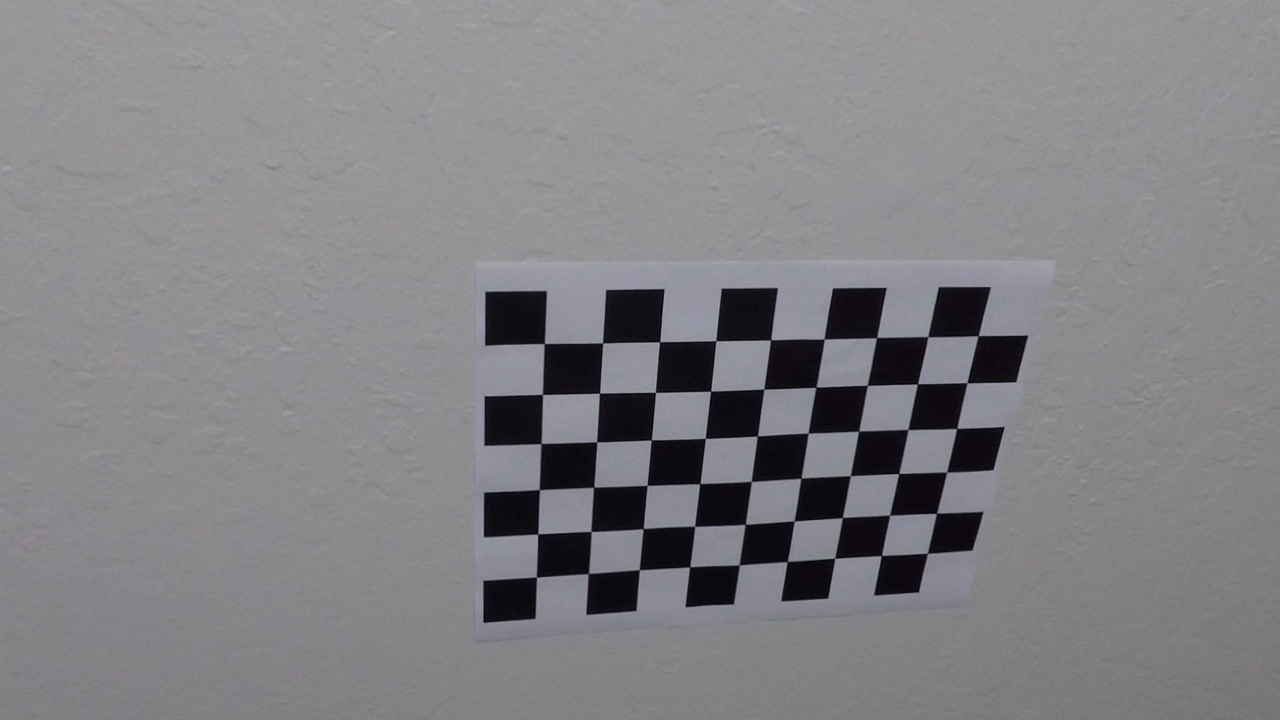
#> input picture camera_cal/test_undst_10.jpg, 1280 x 720 px; its folder holds only this picture in this run
$ python -i perspective_transform.py   (imports and definitions only)   (older library calls are emulated)
#> lines starting #> are read from the running program, lines starting #| are printed output that depends on the picture; after the words box and inside, x2 and y2 are one past the last pixel; in counts of white or black regions, pixels touching at a corner belong together
### reveal_lanes_utils.py
import cv2
import numpy as np
import matplotlib.pyplot as plt
import matplotlib.image as mpimg

#image = mpimg.imread('signs_vehicles_xygrad.png')

def abs_sobel_thresh(img, orient='x', sobel_kernel=3, thresh=None,colormap=None):
    '''Implements Sobel threshold using cv2.Sobel(). Modified from lecture notes
     to include colormap options to use only l or s channel
    '''
    if ( (len(img.shape) > 2 ) and (colormap == None) ) or ((len(img.shape)==2) and colormap):
         print('ERROR: abs_sobel_thresh(): colormap  and  len(img) mismatch ')
         return None
    if colormap == None:
        color_img = img  # function called with colormap already implemented
    elif colormap == 'gray': # use grayscale
        color_img = cv2.cvtColor(img, cv2.COLOR_RGB2GRAY) # use RGB
    elif colormap == 'hLs': # use l channel
        hls = cv2.cvtColor(img,cv2.COLOR_RGB2HLS)
        color_img = hls[:,:,1]  # l channel
    elif colormap == 'hlS':  # use s channel
        hls = cv2.cvtColor(img,cv2.COLOR_RGB2HLS)
        color_img = hls[:,:,2]  #  s channel
    else:
        print('ERROR: abs_sobel_thresh() invalid colormap given')
        return None
    if orient == 'x':
        abs_sobel = np.absolute(cv2.Sobel(color_img, cv2.CV_64F, 1, 0))
    if orient == 'y':
        abs_sobel = np.absolute(cv2.Sobel(color_img, cv2.CV_64F, 0, 1))
    # Rescale back to 8 bit integer
    scaled_sobel = np.uint8(255*abs_sobel/np.max(abs_sobel))
    out = scaled_sobel
    if thresh: # if thresh given return binary mask
        grad_binary = np.zeros_like(scaled_sobel)
        grad_binary[(scaled_sobel >= thresh[0]) & (scaled_sobel <= thresh[1])] = 1
        out = grad_binary
    return out

# [105 lines left out: functions mag_thresh, dir_threshold, plot_subplot_images, not called in this run]

def extract_high_values(img, p=99.9):
    """
    Description:
        Generates a mask returning only very high pixel values for
        that channel. Used for extracting white lane lines. Using red channel
        from RGB seems to work best for that. Modified from post by pkern90 on
        github.
    Imports:
        import numpy as np
        import cv2
    Inputs:
        img = single channel image with pixels in range 0-255
        p = percentile of pixels
    Outputs:
        mask = mask with only pixels in high value range, zero else
    """
    p = int(np.percentile(img, p) - 30)
    mask = cv2.inRange(img, p, 255)
    return mask

def reveal_lanes(img, s_thresh=(170, 255), l_sx_thresh=(15, 255),remove_dark=0):
    '''
    Description:
        Function to enhance the visibility of lanes for further processing
    Imports:
        import cv2
        import numpy as np
    Inputs:
        img = RGB image to be processed
    Output:
        mask = single channel binary mask with enhanced lanes
    '''
    hls = cv2.cvtColor(img, cv2.COLOR_RGB2HLS).astype(np.float) # mpimg.imread
    l_channel = hls[:,:,1]
    s_channel = hls[:,:,2]

    # Sobel x of l channel and threshold
    l_scaled_sx = abs_sobel_thresh(l_channel, orient='x', sobel_kernel=3, thresh=None)
    l_sx_binary = np.zeros_like(l_scaled_sx)
    l_sx_binary[(l_scaled_sx >= l_sx_thresh[0]) & (l_scaled_sx <= l_sx_thresh[1])] = 1

    highlights = extract_high_values(img[:,:,0])
    high_binary = np.zeros_like(highlights)
    high_binary[highlights == 255] = 1

    yellow_binary = extract_yellow(img)  # get binary mask for yellow

    # # Threshold color channel (not used in end)
    # s_binary = np.zeros_like(s_channel)
    # s_binary[(s_channel >= s_thresh[0]) & (s_channel <= s_thresh[1])] = 1
    # # try removing dark  helped some on challenge but also made worse
    if remove_dark:
        dark_mask = extract_dark(img)
        dark_binary = np.zeros_like(dark_mask)
        dark_binary[dark_mask==0] = 1

    combined = np.zeros_like(l_sx_binary)
    #combined[ (l_sx_binary == 1)  | (high_binary == 1) | (yellow_binary == 255) | (s_binary==1)] = 1
    combined[ (l_sx_binary == 1)  | (high_binary == 1) | (yellow_binary == 255) ] = 1
    #combined[ (l_sx_binary == 1)  | (high_binary == 1)  ] = 1
    if remove_dark:
        combined = combined & dark_binary

    return combined


# [89 lines left out: functions reveal_lines_test, extract_color, not called in this run]

def extract_yellow(img,return_mask=1):
    '''
    Imports:
        import cv2
        import numpy as np
    Description:
        Assumes img is RGB read with mpimg.imread() so RGB format
        Finds yellow color in image and returns it and mask
    Inputs:
        img = image in RGB
    '''
    color = cv2.cvtColor(img, cv2.COLOR_RGB2HSV ) # use HSV
    # define range of color in pixels (a,b,c)
    lower = np.array([0,100,100])  # good color range for yellow in HSV
    upper = np.array([50,255,255])
    # Threshold the image to get only desired color range binary
    mask = cv2.inRange(color, lower, upper)  # black and white
    # Bitwise-AND mask and original image
    if return_mask:
        out = mask
    else:
        out = cv2.bitwise_and(img,img, mask= mask) # extracted color
    return out

# [64 lines left out: functions extract_white, extract_dark, plot_pipeline, not called in this run]

### perspective_transform.py
import cv2
import numpy as np
import matplotlib.pyplot as plt
import matplotlib.image as mpimg
import pickle
import glob
from reveal_lanes_utils import *

def get_src_dst():
    '''
    Function to store and returnthard coded values for source and destination
    to be used in perspective transforms.
    '''
    OFFSET = 250
    SRC = np.float32([
        (230, 703),  # 230,703
        (573, 466),  # 574,466
        (709, 466),  # 708,466
        (1080, 703)])  # 1082,703
    DST = np.float32([
        (SRC[0][0] + OFFSET, 720),
        (SRC[0][0] + OFFSET, 0),
        (SRC[-1][0] - OFFSET, 0),
        (SRC[-1][0] - OFFSET, 720)])
    return SRC,DST

def init_perspective_transforms():
    '''
    Function returns both the forward and inverse m values needed for
    cv2.warpPerspective()
    '''
    SRC,DST = get_src_dst()
    M_FORWARD = cv2.getPerspectiveTransform(SRC, DST)
    M_INVERSE = cv2.getPerspectiveTransform(DST, SRC)
    return M_FORWARD, M_INVERSE

##################### Utility functions for debug ##################
def warp_perspective(img,inverse=False):
    if inverse:
        return cv2.warpPerspective(img, init_perspective_transforms()[1], (img.shape[1], img.shape[0]), flags=cv2.INTER_LINEAR)
    else:
        return cv2.warpPerspective(img, init_perspective_transforms()[0], (img.shape[1], img.shape[0]), flags=cv2.INTER_LINEAR)

def process_single_file_image(filename):
#> called with filename = 'camera_cal/test_undst_10.jpg'
    dist_pickle = pickle.load( open('camera_cal/wide_dist_pickle.p','rb'))
#> (reads camera_cal/wide_dist_pickle.p from the repository)
    img = mpimg.imread(filename)
#> img is the input picture: shape (720, 1280, 3); mean R, G, B 130.5, 129.6, 133.4
    undst = cv2.undistort(img, dist_pickle['mtx'],dist_pickle['dist'], None, dist_pickle['mtx'])
    mask = reveal_lanes(undst)
#> in reveal_lanes, `hls = cv2.cvtColor(img, cv2.COLOR_RGB2HLS).astype(np.float)`:
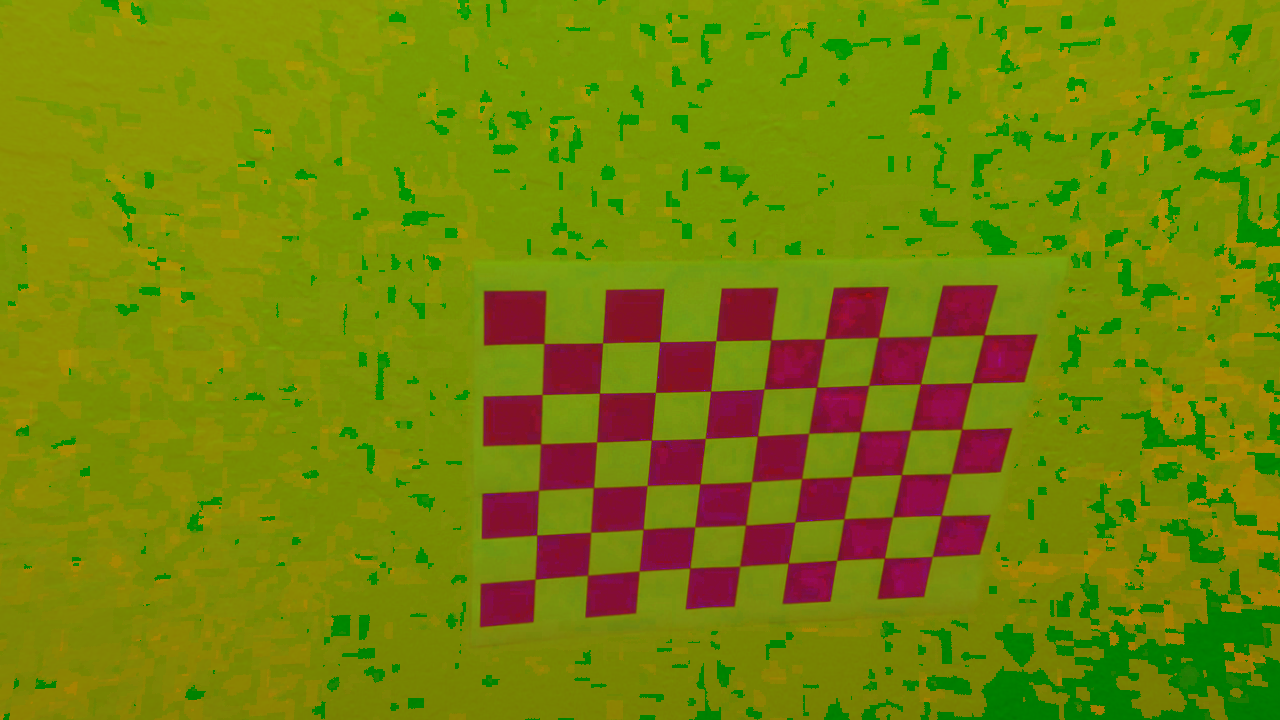
#> hls: shape (720, 1280, 3) float64; mean R, G, B 118.6, 131.6, 8.5
#> in abs_sobel_thresh, `abs_sobel = np.absolute(cv2.Sobel(color_img, cv2.CV_64F, 1, 0))`:
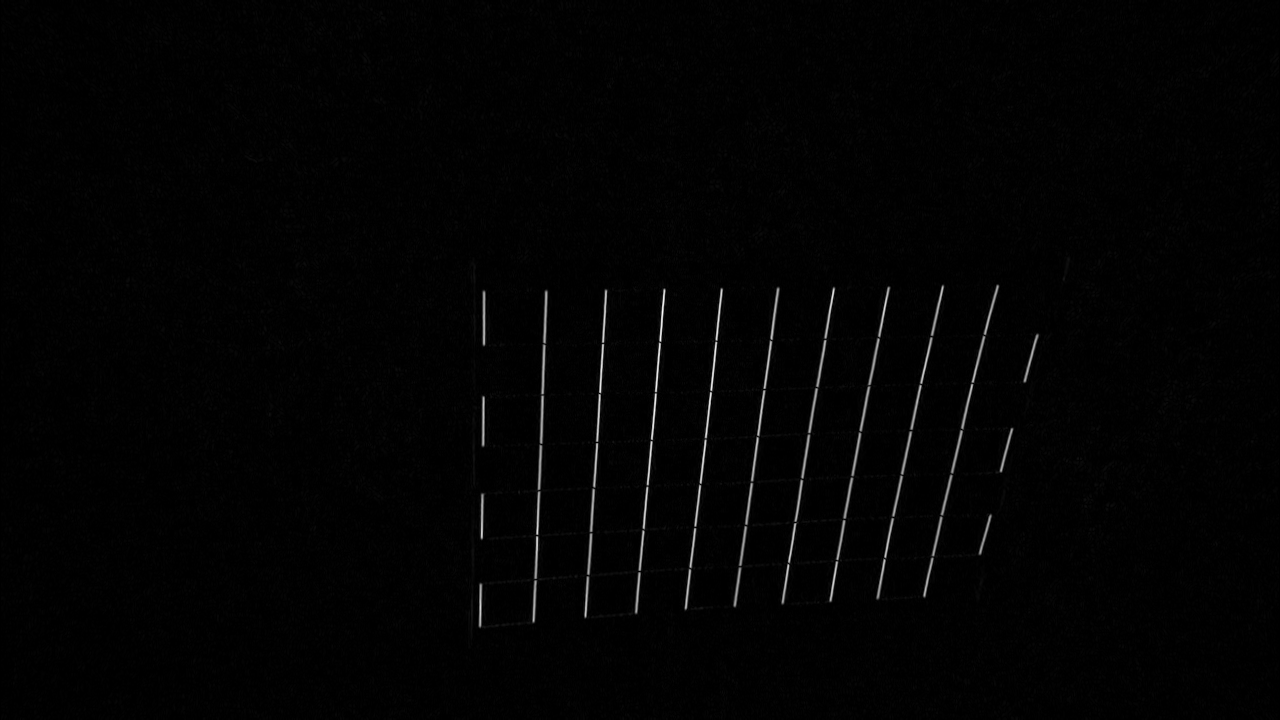
#> abs_sobel: shape (720, 1280) float64; min 0, max 617, mean 7.8; drawn with min black and max white
#> in extract_high_values, `p = int(np.percentile(img, p) - 30)`: p = 130
#> in extract_high_values, `mask = cv2.inRange(img, p, 255)`:
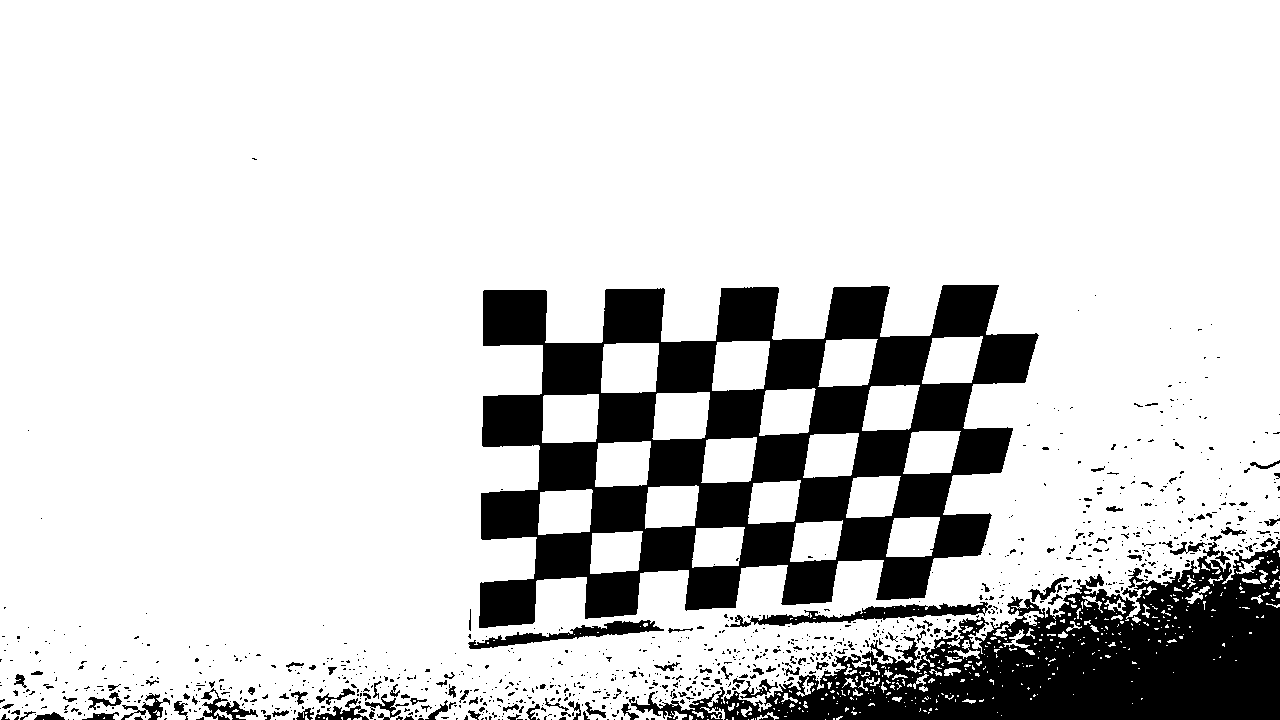
#> mask: shape (720, 1280); 83.1% white; 1016 black regions (884 under 20 px), largest, box (x1, y1, x2, y2) and area: (479, 285, 1039, 628) 90160, (629, 541, 1280, 720) 49729, (730, 602, 992, 627) 2187
#> in extract_yellow, `color = cv2.cvtColor(img, cv2.COLOR_RGB2HSV )`: color: shape (720, 1280, 3); mean H, S, V 118.6, 13.5, 133.4
#> in extract_yellow, `mask = cv2.inRange(color, lower, upper)`: mask: shape (720, 1280); every value is 0
#> mask: shape (720, 1280); values 0 (black) and 1 (white), 84.1% white; 1057 black regions (894 under 20 px), largest, box (x1, y1, x2, y2) and area: (629, 541, 1280, 720) 49729, (539, 392, 655, 492) 5021, (707, 339, 824, 440) 4838
    w_mask = warp_perspective(mask)
#> in warp_perspective, `return cv2.warpPerspective(img, init_perspective_transforms()[0], (img..`:
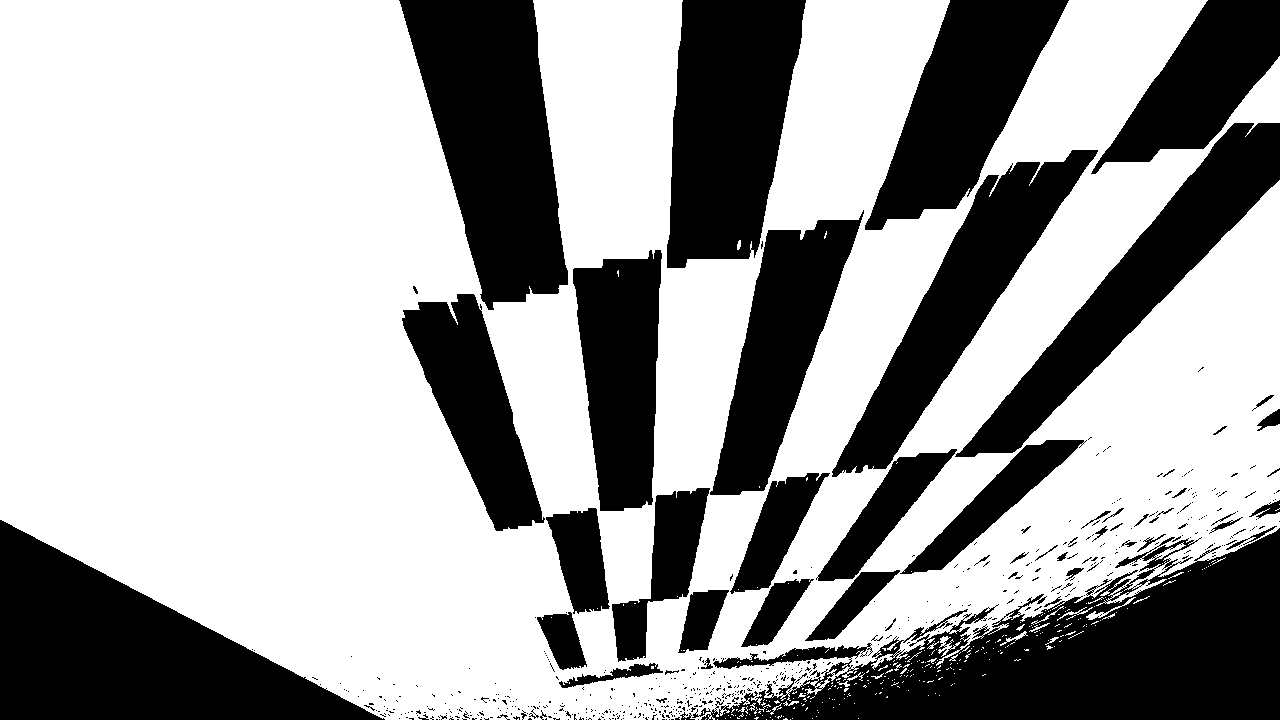
#> returned value: shape (720, 1280); values 0 (black) and 1 (white), 64.2% white; 571 black regions (511 under 20 px), largest, box (x1, y1, x2, y2) and area: (692, 528, 1280, 720) 55468, (0, 520, 385, 720) 38569, (399, 0, 568, 310) 32376
    return w_mask

def process_single_image(img):
    dist_pickle = pickle.load( open('camera_cal/wide_dist_pickle.p','rb'))
    undst = cv2.undistort(img, dist_pickle['mtx'],dist_pickle['dist'], None, dist_pickle['mtx'])
    mask = reveal_lanes(undst)
    w_mask = warp_perspective(mask)
    return w_mask

def undistort_single_image(img):
    dist_pickle = pickle.load( open('camera_cal/wide_dist_pickle.p','rb'))
    return cv2.undistort(img, dist_pickle['mtx'],dist_pickle['dist'], None, dist_pickle['mtx'])

# [56 lines not run here, left out]

>>> result = process_single_file_image('camera_cal/test_undst_10.jpg')
